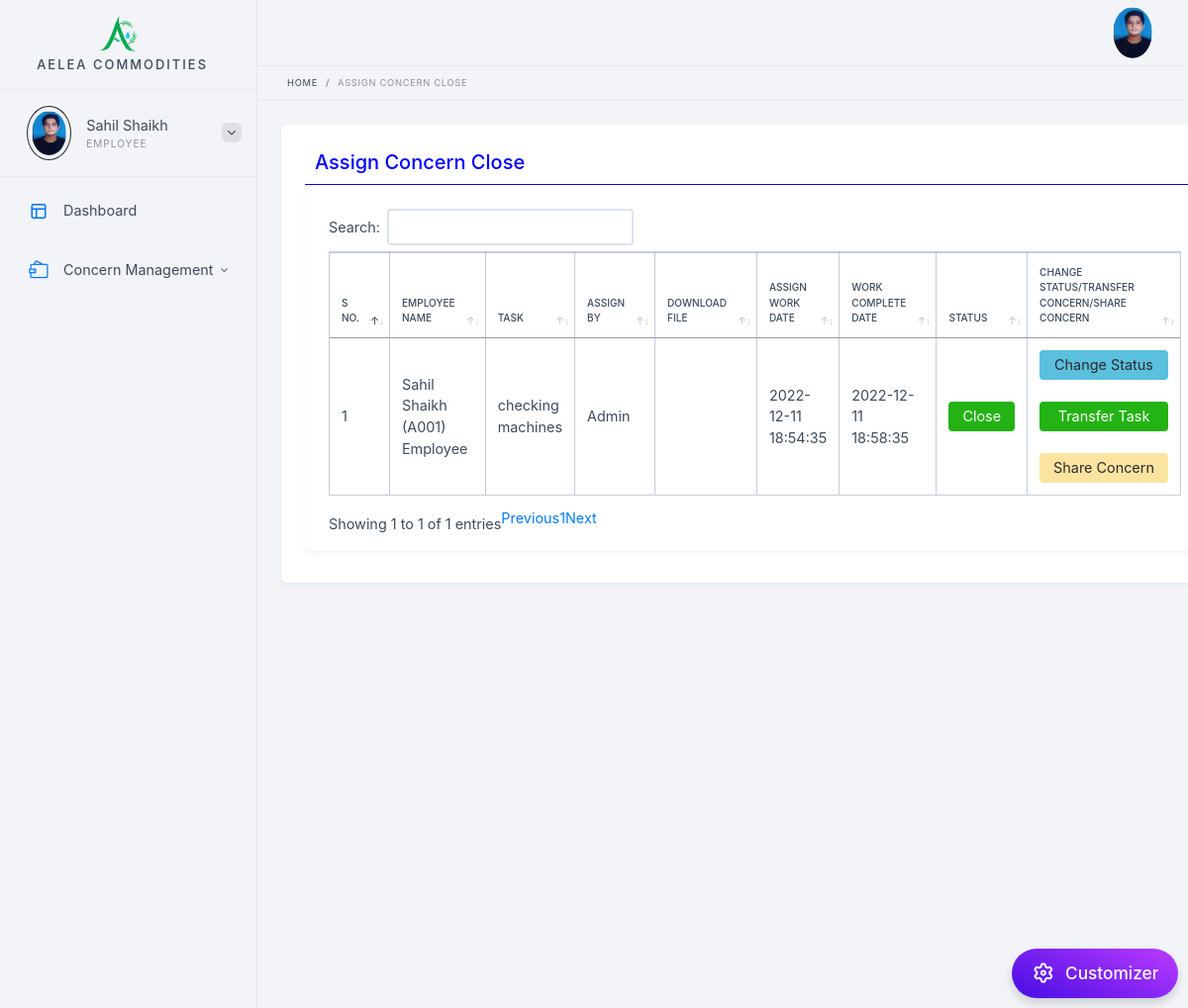
Page /emp_assign_task_list_close.php (signed in) on the committed database.
### tables this page shows
CREATE TABLE `assign_task` (
  `task_id` int(11) NOT NULL,
  `emp_id` int(11) DEFAULT NULL,
  `task` text DEFAULT NULL,
  `assignby` varchar(255) DEFAULT NULL,
  `task_doc` varchar(255) DEFAULT NULL,
  `work_assign_date` datetime DEFAULT NULL,
  `work_due_date` datetime DEFAULT NULL,
  `work_com_date` datetime DEFAULT NULL,
  `status` varchar(255) DEFAULT NULL,
  `remark` text DEFAULT NULL,
  `Achievements` text DEFAULT NULL,
  `Benefits` text DEFAULT NULL,
  `attachments` varchar(255) DEFAULT NULL
);

CREATE TABLE `emp_login` (
  `id` int(11) NOT NULL,
  `emp_code` varchar(255) NOT NULL,
  `emp_name` varchar(255) NOT NULL,
  `user_id` varchar(255) NOT NULL,
  `pswd` varchar(255) NOT NULL,
  `status` int(11) NOT NULL,
  `created` datetime NOT NULL,
  `user_role` varchar(255) NOT NULL,
  `emp_pro` varchar(255) NOT NULL,
  `email_id` varchar(255) NOT NULL,
  `emp_mob` varchar(255) NOT NULL
);

### includes/App_Code.php (called while the page is built, shortened)
<?php
class App_Code {
       function getName($ID) {
       $con = mysqli_connect("localhost", "root", "", "task_management") or die(mysqli_connect_error());
        $UserRGID = $ID;
        $client = "select * from emp_login where id='$UserRGID'";
        $getNameQuery = mysqli_query($con, $client) or die(mysqli_error());
        while ($row = mysqli_fetch_assoc($getNameQuery)) {
            $emp_name = $row['emp_name'];
            $emp_code = $row['emp_code'];
            $emp_role = ucfirst( $row['user_role']);
            return $emp_name. ' (' . $emp_code .')'.' '. $emp_role;
        }
    }
}
?>

### emp_assign_task_list_close.php (the view, shortened to what this page needs)
<?php
include './includes/admin_header.php';
include './includes/data_base_save_update.php';
include './includes/App_Code.php';
$app_code_obj=new App_Code();
?>
<ul class="breadcrumb">
    <li class="breadcrumb-item"><a href="Dashboard.php">Home</a></li>
    <li class="breadcrumb-item"><span>Assign Concern Close</span></li>
</ul>
<div class="content-i">
    <div class="content-box">
        <div class="element-wrapper">
            <div class="element-box">
                            <div class="row">
                                 <div class="col-md-12">
                                    <h5 style="color: blue;border-bottom: 1px solid blue;padding: 10px;">Assign Concern Close</h5>
                                </div>
                            </div>
                                <div class="element-box">
  <table id="example" style="width: 100%;" class="display table table-bordered table-responsive" style="width:100%">
        <thead>
                    <tr>
                        <th>S No.</th>
                        <th>Employee Name</th>
                        <th>Task</th>
                         <th>Assign By</th>
                          <th>Download File</th>
                           <th>Assign Work Date</th>
                            <th>Work Complete Date</th>
                             <th>Status</th>
                   <th>Change Status/Transfer Concern/Share Concern</th>
                    </tr>
        </thead>
        <tbody>
                                                               <?php
                                                            $emp_id=  $_SESSION['user'];
                 $qry = mysqli_query($connection, "SELECT * FROM assign_task where emp_id='$emp_id' and status='Close' order by work_assign_date desc") or die("select query fail" . mysqli_error());
$count = 0;
while ($row = mysqli_fetch_assoc($qry)) {
    $count = $count + 1;
    $task_id = $row['task_id'];
            $emp_id1 = $row['emp_id'];
            $task = $row['task'];
            $assignby = $row['assignby'];
            $work_assign_date = $row['work_assign_date'];
            $work_com_date = $row['work_com_date'];
           $status  = $row['status'];
                $remark  = $row['remark'];
    ?>
                    <tr>
  <td><?php echo $count;?></td>
  <td> <?php echo $app_code_obj->getName($emp_id1);?></td>
  <td><?php echo $task;?></td>
  <td><?php echo $assignby;?></td>
  <td>
  </td>
    <td><?php echo $work_assign_date;?></td>
  <td><?php echo $work_com_date;?></td>
  <td><a href="#" class="btn btn-success"> <?php echo $status;?></a> <br><?php echo $remark;?></td>
                        <td>
                                 <a style="width: 100%;" class="btn btn-info" href="emp_change_status.php?task_id=<?php echo $task_id;?>">Change Status</a>
                                  <br>
                                  <br>
                                  <a style="width: 100%;" class="btn btn-success" href="tran_assign_task.php?task_id=<?php echo $task_id;?>">Transfer Task</a>
                                  <br>
                                  <br>
                                  <a style="width: 100%;" class="btn btn-warning" href="share_assign_task.php?task_id=<?php echo $task_id;?>">Share Concern</a>
                                </td>
                    </tr>
<?php }?>
             </tbody>   </table>
   </div>
                            </div>
            </div>
        </div>
    </div>
</div>
<?php include './includes/Plugin.php'; ?>
        <?php include './includes/admin_footer.php'; ?>

### rows in the picture
assign_task: emp.user_role "Sahil Shaikh (A001) Employee", task "checking machines", assignby "Admin", work_assign_date "2022-12-11 18:54:35", work_com_date "2022-12-11 18:58:35", status "Close"

### other values in the picture
$_SESSION['emp_name'] "Sahil Shaikh"
$_SESSION['User_type'] "EMPLOYEE"
